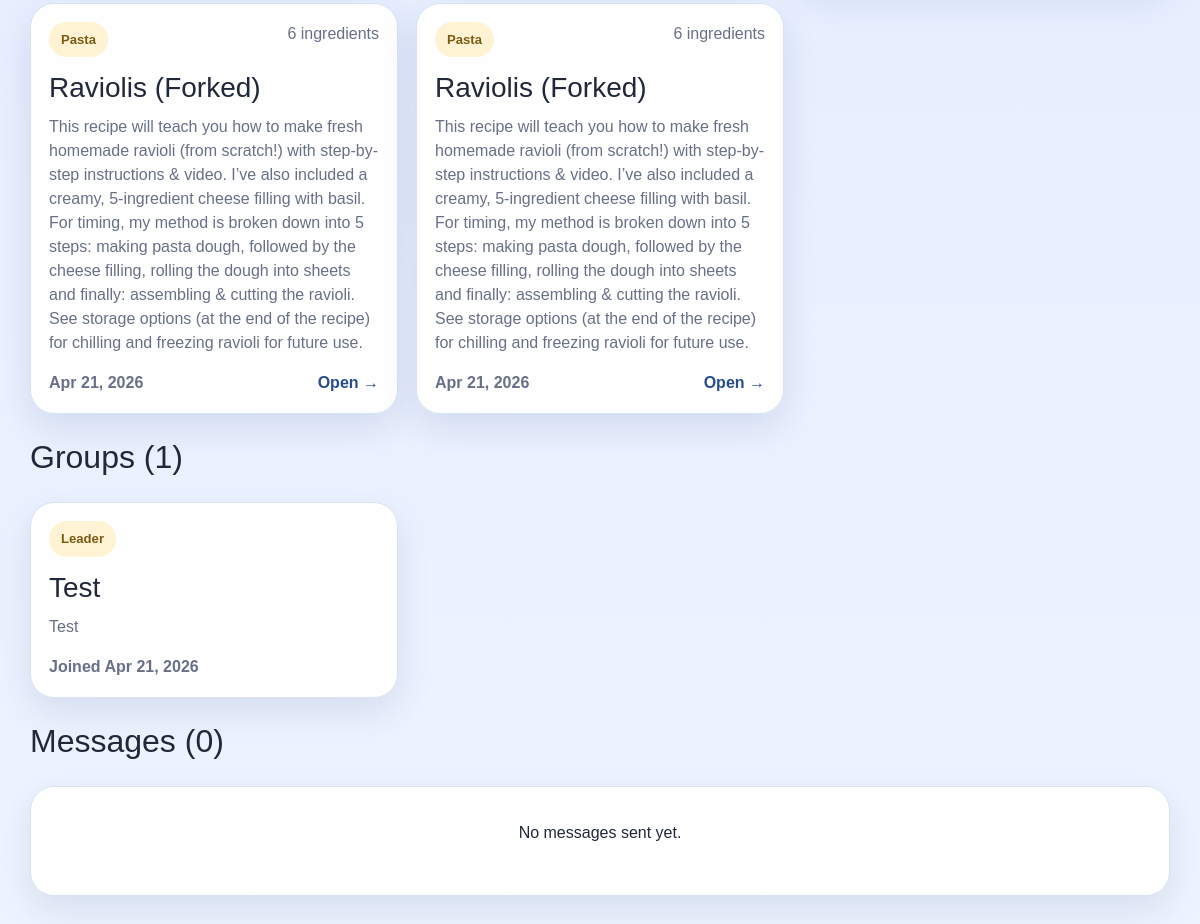
Before: /curator/user/2 (signed in, lower part) with the older database file.
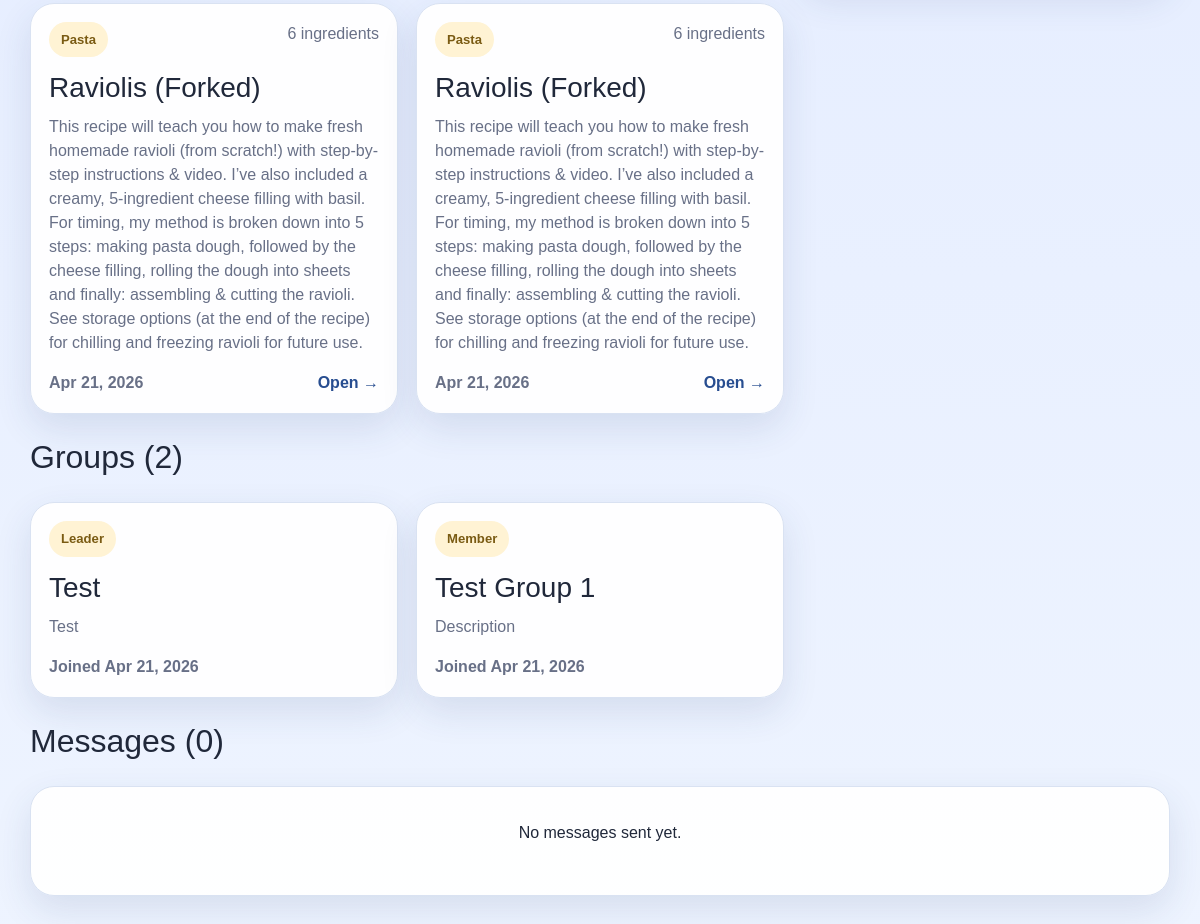
After: the same page with the newer database file.
### app/models.py (models this page shows, shortened)
class Category(db.Model):
    __tablename__ = 'categories'
    id = db.Column(db.Integer, primary_key=True)
    name = db.Column(db.String(32), unique=True, nullable=False)

class Recipe(db.Model):
    __tablename__ = 'recipes'
    id = db.Column(db.Integer, primary_key=True)
    authorID = db.Column(db.Integer, db.ForeignKey('users.id'), nullable=False)
    title = db.Column(db.String(150), nullable=False)
    description = db.Column(db.Text, nullable=True)
    instructions = db.Column(db.Text, nullable=False)
    forkedFrom = db.Column(db.Integer, db.ForeignKey('recipes.id'), nullable=True)
    baseServings = db.Column(db.Integer, nullable=False)
    prepTime = db.Column(db.Integer, nullable=True)
    cookTime = db.Column(db.Integer, nullable=True)
    dateCreated = db.Column(db.DateTime, nullable=False, default=datetime.now)
    ingredients = db.relationship('Ingredient', backref='recipe', lazy=True, cascade='all, delete-orphan')
    categories = db.relationship('RecipeCategory', backref='recipe', lazy=True, cascade='all, delete-orphan')
    dietary_tags = db.relationship('RecipeDietaryTag', backref='recipe', lazy=True, cascade='all, delete-orphan')
    allergens = db.relationship('RecipeAllergen', backref='recipe', lazy=True, cascade='all, delete-orphan')

class Group(db.Model):
    __tablename__ = 'groups'
    id = db.Column(db.Integer, primary_key=True)
    leaderID = db.Column(db.Integer, db.ForeignKey('users.id'), nullable=False)
    name = db.Column(db.String(100), nullable=False)
    description = db.Column(db.Text)
    dateCreated = db.Column(db.DateTime, nullable=False)
    members = db.relationship('GroupMember', backref='group', lazy=True)
    messages = db.relationship('GroupMessage', backref='group', lazy=True)

class GroupMember(db.Model):
    __tablename__ = 'group_members'
    id = db.Column(db.Integer, primary_key=True)
    groupID = db.Column(db.Integer, db.ForeignKey('groups.id'), nullable=False)
    userID = db.Column(db.Integer, db.ForeignKey('users.id'), nullable=False)
    dateJoined = db.Column(db.DateTime, nullable=False)
    user = db.relationship('User', backref='memberships', lazy=True)

### app/routes.py (the view)
@app.route('/curator/user/<int:user_id>')
@login_required
def curator_user_profile(user_id):
    user = get_current_user()
    if not user or user.role != 'curator':
        return redirect(url_for('dashboard'))
    profile = User.query.get_or_404(user_id)
    recipes = Recipe.query.filter_by(authorID=user_id).order_by(Recipe.dateCreated.desc()).all()
    memberships = GroupMember.query.filter_by(userID=user_id).all()
    messages = GroupMessage.query.filter_by(senderID=user_id).order_by(GroupMessage.dateSent.desc()).all()
    notifications = _get_notifications()
    has_unread = any(not n.isRead for n in notifications)
    return render_template('curator/user_profile.html',
                           profile=profile,
                           recipes=[_recipe_card_data(r) for r in recipes],
                           memberships=memberships,
                           messages=messages,
                           notifications=notifications,
                           has_unread=has_unread)

### app/routes.py (called while the page is built)
def login_required(f):
    @wraps(f)
    def decorated_function(*args, **kwargs):
        if 'user_id' not in session:
            flash('Please log in to access this page.', 'warning')
            return redirect(url_for('login'))
        return f(*args, **kwargs)
    return decorated_function

def get_current_user():
    if 'user_id' in session:
        return User.query.get(session['user_id'])
    return None

def current_user_id():
    return session.get('user_id')

def _get_avg_rating(recipe_id):
    result = db.session.query(func.avg(Rating.stars), func.count(Rating.id)).filter_by(recipeID=recipe_id).one()
    avg = round(result[0], 1) if result[0] else None
    count = result[1]
    return avg, count

def _get_notifications():
    uid = current_user_id()
    if uid is None:
        return []
    return Notification.query.filter_by(userID=uid).order_by(Notification.dateCreated.desc()).all()

### app/templates/curator/user_profile.html (shortened to what this page needs)
{% extends "base.html" %}
{% block content %}
{% if recipes %}
<div class="card-grid">
    {% for item in recipes %}
    <a href="{{ url_for('view_recipe', recipe_id=item.recipe.id) }}" class="recipe-card-link">
        <article class="recipe-card">
            <div class="recipe-card-top">
                <span class="mini-pill">{{ item.category_names[0] if item.category_names else 'Recipe' }}</span>
                <span class="muted-small">{{ item.ingredient_count }} ingredients</span>
            </div>
            <h3>{{ item.recipe.title }}</h3>
            <p>{{ item.recipe.description or 'No description.' }}</p>
            <div class="recipe-card-footer">
                <span class="muted-small">{{ item.recipe.dateCreated.strftime('%b %d, %Y') }}</span>
                <span>Open →</span>
            </div>
        </article>
    </a>
    {% endfor %}
</div>
{% else %}
<div class="empty-state"><p>No recipes created yet.</p></div>
{% endif %}
<section class="section-head mt-4">
    <div><h2>Groups ({{ memberships|length }})</h2></div>
</section>
{% if memberships %}
<div class="card-grid">
    {% for m in memberships %}
    <article class="recipe-card">
        <div class="recipe-card-top">
            <span class="mini-pill">{{ 'Leader' if m.group.leaderID == profile.id else 'Member' }}</span>
        </div>
        <h3>{{ m.group.name }}</h3>
        <p>{{ m.group.description or 'No description.' }}</p>
        <div class="recipe-card-footer">
            <span class="muted-small">Joined {{ m.dateJoined.strftime('%b %d, %Y') }}</span>
        </div>
    </article>
    {% endfor %}
</div>
{% else %}
<div class="empty-state"><p>Not in any groups yet.</p></div>
{% endif %}
<section class="section-head mt-4">
    <div><h2>Messages ({{ messages|length }})</h2></div>
</section>
{% if messages %}
<article class="recipe-card">
    {% for msg in messages %}
    <div class="mb-3">
        <div class="d-flex justify-content-between">
            <span class="fw-semibold" style="font-size:.9rem;">{{ msg.group.name }}</span>
            <span class="muted-small">{{ msg.dateSent.strftime('%b %d, %Y at %I:%M %p') }}</span>
        </div>
        <p class="mb-0" style="font-size:.95rem;">{{ msg.content }}</p>
    </div>
    {% if not loop.last %}<hr class="my-2">{% endif %}
    {% endfor %}
</article>
{% else %}
<div class="empty-state"><p>No messages sent yet.</p></div>
{% endif %}
{% endblock %}

Changed rows visible on the page:
added GroupMember: group.name "Test Group 1", group "Description", dateJoined "Apr 21, 2026"
added Group: leaderID "Member"
Other visible differences:
{{ memberships|length }}: "1" → "2"
